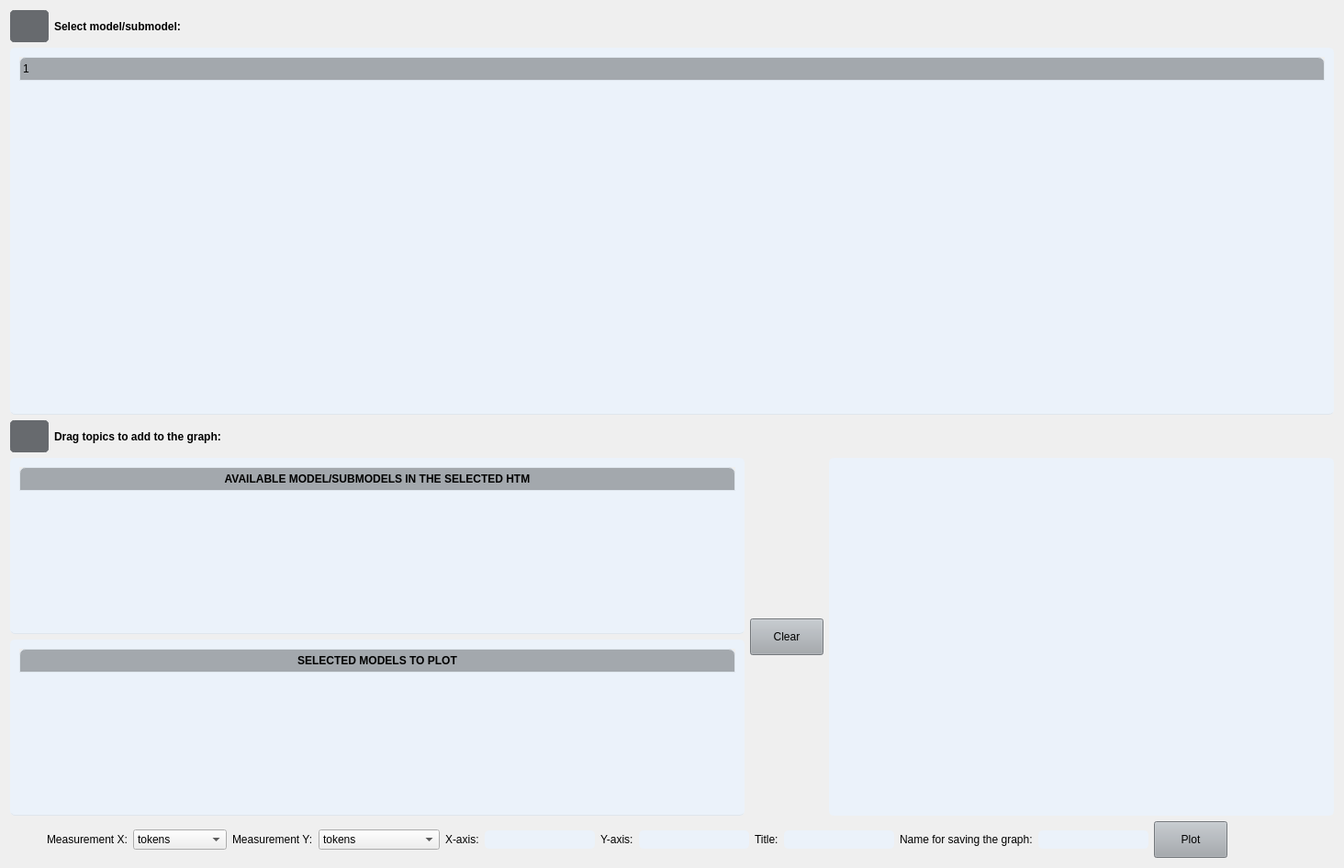
                  <widget class="QWidget" name="tabsPage8">
                   <layout class="QVBoxLayout" name="verticalLayout_41">
                    <item>
                     <layout class="QVBoxLayout" name="verticalLayout_40">
                      <item>
                       <layout class="QHBoxLayout" name="horizontalLayout_17">
                        <item>
                         <widget class="QPushButton" name="infoButtonSelectModelDiagnostic">
                          <property name="sizePolicy">
                           <sizepolicy hsizetype="Fixed" vsizetype="Fixed">
                            <horstretch>0</horstretch>
                            <verstretch>0</verstretch>
                           </sizepolicy>
                          </property>
                          <property name="minimumSize">
                           <size>
                            <width>35</width>
                            <height>35</height>
                           </size>
                          </property>
                          <property name="styleSheet">
                           <string notr="true">QPushButton {
	border: 5px solid #676A6E;
	border-radius: 5px;	
	background-color: #676A6E;
}
QPushButton:hover {
	background-color: #676A6E;
	border: 2px solid #676A6E;
}
QPushButton:pressed {	
	background-color: #676A6E;
	border: 2px solid #676A6E;
}</string>
                          </property>
                          <property name="text">
                           <string/>
                          </property>
                         </widget>
                        </item>
                        <item>
                         <widget class="QLabel" name="labelSelectModelToShow_4">
                          <property name="font">
                           <font>
                            <weight>75</weight>
                            <bold>true</bold>
                           </font>
                          </property>
                          <property name="text">
                           <string>Select model/submodel:</string>
                          </property>
                         </widget>
                        </item>
                       </layout>
                      </item>
                      <item>
                       <widget class="QTreeWidget" name="treeWidgetSelectModelToDiagnostic">
                        <property name="sizePolicy">
                         <sizepolicy hsizetype="Expanding" vsizetype="Fixed">
                          <horstretch>0</horstretch>
                          <verstretch>0</verstretch>
                         </sizepolicy>
                        </property>
                        <property name="minimumSize">
                         <size>
                          <width>0</width>
                          <height>400</height>
                         </size>
                        </property>
                        <property name="maximumSize">
                         <size>
                          <width>16777215</width>
                          <height>400</height>
                         </size>
                        </property>
                        <property name="styleSheet">
                         <string notr="true">QTreeWidget {	
	background-color: #EBF2FA;
	padding: 10px;
	border-radius: 5px;
	gridline-color: #DFE6ED;
	border-bottom: 1px solid #DFE6ED;
}
QTreeWidget::item{
	border-color: #DFE6ED;
	padding-left: 5px;
	padding-right: 5px;
	gridline-color: #DFE6ED;
}
QTreeWidget::item:selected{
	background-color: #C7CDDA;
}
QScrollBar:horizontal {
    border: none;
    background: #A3A8AD;
    height: 14px;
    margin: 0px 21px 0 21px;
	border-radius: 0px;
}
 QScrollBar:vertical {
	border: none;
    background: #A3A8AD;
    width: 14px;
    margin: 21px 0 21px 0;
	border-radius: 0px;
 }
QHeaderView::section{
	Background-color: #A3A8AD;
	max-width: 30px;
	border: 1px solid #A3A8AD;
	border-style: none;
    border-bottom: 1px solid #DFE6ED;
    border-right: 1px solid #DFE6ED;
}
QTreeWidget::horizontalHeader {	
	background-color: #A3A8AD;
}
QHeaderView::section:horizontal
{
    border: 1px solid #DFE6ED;
	background-color: #A3A8AD;
	padding: 3px;
	border-top-left-radius: 7px;
    border-top-right-radius: 7px;
}
QHeaderView::section:vertical
{
    border: 1px solid #A3A8AD;
}</string>
                        </property>
                        <column>
                         <property name="text">
                          <string/>
                         </property>
                        </column>
                       </widget>
                      </item>
                     </layout>
                    </item>
                    <item>
                     <layout class="QHBoxLayout" name="horizontalLayout_20">
                      <item>
                       <widget class="QPushButton" name="infoButtonDragTopicDiagnostic">
                        <property name="sizePolicy">
                         <sizepolicy hsizetype="Fixed" vsizetype="Fixed">
                          <horstretch>0</horstretch>
                          <verstretch>0</verstretch>
                         </sizepolicy>
                        </property>
                        <property name="minimumSize">
                         <size>
                          <width>35</width>
                          <height>35</height>
                         </size>
                        </property>
                        <property name="styleSheet">
                         <string notr="true">QPushButton {
	border: 5px solid #676A6E;
	border-radius: 5px;	
	background-color: #676A6E;
}
QPushButton:hover {
	background-color: #676A6E;
	border: 2px solid #676A6E;
}
QPushButton:pressed {	
	background-color: #676A6E;
	border: 2px solid #676A6E;
}</string>
                        </property>
                        <property name="text">
                         <string/>
                        </property>
                       </widget>
                      </item>
                      <item>
                       <widget class="QLabel" name="labelSelectModelToShow_8">
                        <property name="font">
                         <font>
                          <weight>75</weight>
                          <bold>true</bold>
                         </font>
                        </property>
                        <property name="text">
                         <string>Drag topics to add to the graph:</string>
                        </property>
                       </widget>
                      </item>
                     </layout>
                    </item>
                    <item>
                     <layout class="QHBoxLayout" name="horizontalLayout_21">
                      <item>
                       <layout class="QVBoxLayout" name="verticalLayout_39">
                        <item>
                         <widget class="QTableWidget" name="tableDragFrom">
                          <property name="sizePolicy">
                           <sizepolicy hsizetype="Preferred" vsizetype="Expanding">
                            <horstretch>0</horstretch>
                            <verstretch>0</verstretch>
                           </sizepolicy>
                          </property>
                          <property name="minimumSize">
                           <size>
                            <width>800</width>
                            <height>0</height>
                           </size>
                          </property>
                          <property name="maximumSize">
                           <size>
                            <width>1800</width>
                            <height>16777215</height>
                           </size>
                          </property>
                          <property name="styleSheet">
                           <string notr="true">QTableWidget {	
	background-color: rgb(235, 242, 250);
	padding: 10px;
	border-radius: 5px;
	gridline-color: #DFE6ED;
	border-bottom: 1px solid #DFE6ED;
}
QTableWidget::item{
	border-color: #DFE6ED;
	padding-left: 5px;
	padding-right: 5px;
	gridline-color: #DFE6ED;
}
QTableWidget::item:selected{
	background-color: #C7CDDA;
}
QScrollBar:horizontal {
    border: none;
    background: #A3A8AD;
    height: 14px;
    margin: 0px 21px 0 21px;
	border-radius: 0px;
}
 QScrollBar:vertical {
	border: none;
    background: #A3A8AD;
    width: 14px;
    margin: 21px 0 21px 0;
	border-radius: 0px;
 }
QHeaderView::section{
	Background-color: #A3A8AD;
	max-width: 30px;
	border: 1px solid #A3A8AD;
	border-style: none;
    border-bottom: 1px solid #DFE6ED;
    border-right: 1px solid #DFE6ED;
}
QTableWidget::horizontalHeader {	
	background-color: #A3A8AD;
}
QHeaderView::section:horizontal
{
    border: 1px solid #DFE6ED;
	background-color: #A3A8AD;
	padding: 3px;
	border-top-left-radius: 7px;
    border-top-right-radius: 7px;
}
QHeaderView::section:vertical
{
    border: 1px solid #A3A8AD;
}
</string>
                          </property>
                          <property name="editTriggers">
                           <set>QAbstractItemView::NoEditTriggers</set>
                          </property>
                          <property name="dragEnabled">
                           <bool>true</bool>
                          </property>
                          <property name="dragDropMode">
                           <enum>QAbstractItemView::DragOnly</enum>
                          </property>
                          <attribute name="horizontalHeaderMinimumSectionSize">
                           <number>200</number>
                          </attribute>
                          <attribute name="horizontalHeaderDefaultSectionSize">
                           <number>400</number>
                          </attribute>
                          <attribute name="horizontalHeaderStretchLastSection">
                           <bool>true</bool>
                          </attribute>
                          <attribute name="verticalHeaderVisible">
                           <bool>false</bool>
                          </attribute>
                          <attribute name="verticalHeaderStretchLastSection">
                           <bool>false</bool>
                          </attribute>
                          <column>
                           <property name="text">
                            <string>AVAILABLE MODEL/SUBMODELS IN THE SELECTED HTM</string>
                           </property>
                           <property name="font">
                            <font>
                             <weight>75</weight>
                             <bold>true</bold>
                            </font>
                           </property>
                          </column>
                         </widget>
                        </item>
                        <item>
                         <widget class="QTableWidget" name="tableDragTo">
                          <property name="sizePolicy">
                           <sizepolicy hsizetype="Preferred" vsizetype="Expanding">
                            <horstretch>0</horstretch>
                            <verstretch>0</verstretch>
                           </sizepolicy>
                          </property>
                          <property name="minimumSize">
                           <size>
                            <width>800</width>
                            <height>0</height>
                           </size>
                          </property>
                          <property name="maximumSize">
                           <size>
                            <width>1800</width>
                            <height>16777215</height>
                           </size>
                          </property>
                          <property name="styleSheet">
                           <string notr="true">QTableWidget {	
	background-color: rgb(235, 242, 250);
	padding: 10px;
	border-radius: 5px;
	gridline-color: #DFE6ED;
	border-bottom: 1px solid #DFE6ED;
}
QTableWidget::item{
	border-color: #DFE6ED;
	padding-left: 5px;
	padding-right: 5px;
	gridline-color: #DFE6ED;
}
QTableWidget::item:selected{
	background-color: #C7CDDA;
}
QScrollBar:horizontal {
    border: none;
    background: #A3A8AD;
    height: 14px;
    margin: 0px 21px 0 21px;
	border-radius: 0px;
}
 QScrollBar:vertical {
	border: none;
    background: #A3A8AD;
    width: 14px;
    margin: 21px 0 21px 0;
	border-radius: 0px;
 }
QHeaderView::section{
	Background-color: #A3A8AD;
	max-width: 30px;
	border: 1px solid #A3A8AD;
	border-style: none;
    border-bottom: 1px solid #DFE6ED;
    border-right: 1px solid #DFE6ED;
}
QTableWidget::horizontalHeader {	
	background-color: #A3A8AD;
}
QHeaderView::section:horizontal
{
    border: 1px solid #DFE6ED;
	background-color: #A3A8AD;
	padding: 3px;
	border-top-left-radius: 7px;
    border-top-right-radius: 7px;
}
QHeaderView::section:vertical
{
    border: 1px solid #A3A8AD;
}
</string>
                          </property>
                          <property name="editTriggers">
                           <set>QAbstractItemView::NoEditTriggers</set>
                          </property>
                          <property name="dragEnabled">
                           <bool>true</bool>
                          </property>
                          <property name="dragDropMode">
                           <enum>QAbstractItemView::DragDrop</enum>
                          </property>
                          <attribute name="horizontalHeaderCascadingSectionResizes">
                           <bool>false</bool>
                          </attribute>
                          <attribute name="horizontalHeaderDefaultSectionSize">
                           <number>150</number>
                          </attribute>
                          <attribute name="horizontalHeaderStretchLastSection">
                           <bool>true</bool>
                          </attribute>
                          <attribute name="verticalHeaderVisible">
                           <bool>false</bool>
                          </attribute>
                          <column>
                           <property name="text">
                            <string>SELECTED MODELS TO PLOT</string>
                           </property>
                           <property name="font">
                            <font>
                             <weight>75</weight>
                             <bold>true</bold>
                            </font>
                           </property>
                          </column>
                         </widget>
                        </item>
                       </layout>
                      </item>
                      <item>
                       <widget class="QPushButton" name="pushButtonClearDiagnostics">
                        <property name="sizePolicy">
                         <sizepolicy hsizetype="Fixed" vsizetype="Fixed">
                          <horstretch>0</horstretch>
                          <verstretch>0</verstretch>
                         </sizepolicy>
                        </property>
                        <property name="minimumSize">
                         <size>
                          <width>70</width>
                          <height>40</height>
                         </size>
                        </property>
                        <property name="styleSheet">
                         <string notr="true">QPushButton {
	background-color: #A3A8AD;
}
QPushButton:hover {
	background-color: #A3A8AD;
}
QPushButton:pressed {	
	background-color: #A3A8AD;
}</string>
                        </property>
                        <property name="text">
                         <string>Clear</string>
                        </property>
                       </widget>
                      </item>
                      <item>
                       <widget class="QWidget" name="plotPylavis_4" native="true">
                        <property name="sizePolicy">
                         <sizepolicy hsizetype="Preferred" vsizetype="Preferred">
                          <horstretch>0</horstretch>
                          <verstretch>0</verstretch>
                         </sizepolicy>
                        </property>
                        <property name="minimumSize">
                         <size>
                          <width>550</width>
                          <height>200</height>
                         </size>
                        </property>
                        <property name="maximumSize">
                         <size>
                          <width>16777215</width>
                          <height>16777215</height>
                         </size>
                        </property>
                        <property name="styleSheet">
                         <string notr="true">QWidget {
	background-color: #EBF2FA;
	border-radius: 5px;
	padding: 10px;
}
QWidget:hover {
	border: 2px solid #A3A8AD;
}
QWidget:focus {
	border: 2px solid #A3A8AD;
}
</string>
                        </property>
                        <layout class="QVBoxLayout" name="verticalLayout_42">
                         <item>
                          <layout class="QVBoxLayout" name="layoutPlot_5"/>
                         </item>
                        </layout>
                       </widget>
                      </item>
                     </layout>
                    </item>
                    <item>
                     <layout class="QHBoxLayout" name="horizontalLayout_22">
                      <item>
                       <layout class="QHBoxLayout" name="horizontalLayout_25">
                        <item>
                         <spacer name="horizontalSpacer_12">
                          <property name="orientation">
                           <enum>Qt::Horizontal</enum>
                          </property>
                          <property name="sizeHint" stdset="0">
                           <size>
                            <width>40</width>
                            <height>20</height>
                           </size>
                          </property>
                         </spacer>
                        </item>
                        <item>
                         <widget class="QLabel" name="labelSelectModelToShow_10">
                          <property name="font">
                           <font>
                            <weight>50</weight>
                            <bold>false</bold>
                           </font>
                          </property>
                          <property name="text">
                           <string>Measurement X:</string>
                          </property>
                         </widget>
                        </item>
                        <item>
                         <widget class="QComboBox" name="comboBox2">
                          <property name="styleSheet">
                           <string notr="true">comboBox {
	background-color: #EBF2FA;
	border-radius: 5px;
	border: 2px solid #EBF2FA;
	padding-left: 10px;
}
comboBox:hover {
	border: 2px solid #A3A8AD;
}
comboBox:focus {
	border: 2px solid #A3A8AD;
}</string>
                          </property>
                          <item>
                           <property name="text">
                            <string>tokens</string>
                           </property>
                          </item>
                          <item>
                           <property name="text">
                            <string>topics</string>
                           </property>
                          </item>
                          <item>
                           <property name="text">
                            <string>model_name</string>
                           </property>
                          </item>
                         </widget>
                        </item>
                        <item>
                         <widget class="QLabel" name="labelSelectModelToShow_5">
                          <property name="font">
                           <font>
                            <weight>50</weight>
                            <bold>false</bold>
                           </font>
                          </property>
                          <property name="text">
                           <string>Measurement Y:</string>
                          </property>
                         </widget>
                        </item>
                        <item>
                         <widget class="QComboBox" name="comboBox">
                          <property name="styleSheet">
                           <string notr="true">comboBox {
	background-color: #EBF2FA;
	border-radius: 5px;
	border: 2px solid #EBF2FA;
	padding-left: 10px;
}
comboBox:hover {
	border: 2px solid #A3A8AD;
}
comboBox:focus {
	border: 2px solid #A3A8AD;
}</string>
                          </property>
                          <item>
                           <property name="text">
                            <string>tokens</string>
                           </property>
                          </item>
                          <item>
                           <property name="text">
                            <string>document_entropy</string>
                           </property>
                          </item>
                          <item>
                           <property name="text">
                            <string>word-length</string>
                           </property>
                          </item>
                          <item>
                           <property name="text">
                            <string>coherence</string>
                           </property>
                          </item>
                          <item>
                           <property name="text">
                            <string>uniform_dist</string>
                           </property>
                          </item>
                          <item>
                           <property name="text">
                            <string>corpus_dist</string>
                           </property>
                          </item>
                          <item>
                           <property name="text">
                            <string>eff_num_words</string>
                           </property>
                          </item>
                          <item>
                           <property name="text">
                            <string>token-doc-diff</string>
                           </property>
                          </item>
                          <item>
                           <property name="text">
                            <string>rank_1_docs</string>
                           </property>
                          </item>
                          <item>
                           <property name="text">
                            <string>allocation_ratio</string>
                           </property>
                          </item>
                          <item>
                           <property name="text">
                            <string>allocation_count</string>
                           </property>
                          </item>
                          <item>
                           <property name="text">
                            <string>exclusivity</string>
                           </property>
                          </item>
                         </widget>
                        </item>
                       </layout>
                      </item>
                      <item>
                       <layout class="QHBoxLayout" name="horizontalLayout_26">
                        <item>
                         <widget class="QLabel" name="labelSelectModelToShow_6">
                          <property name="font">
                           <font>
                            <weight>50</weight>
                            <bold>false</bold>
                           </font>
                          </property>
                          <property name="text">
                           <string>X-axis:</string>
                          </property>
                         </widget>
                        </item>
                        <item>
                         <widget class="QLineEdit" name="xaxis_name">
                          <property name="sizePolicy">
                           <sizepolicy hsizetype="Fixed" vsizetype="Fixed">
                            <horstretch>0</horstretch>
                            <verstretch>0</verstretch>
                           </sizepolicy>
                          </property>
                          <property name="minimumSize">
                           <size>
                            <width>15</width>
                            <height>0</height>
                           </size>
                          </property>
                          <property name="styleSheet">
                           <string notr="true">QLineEdit {
	background-color: #EBF2FA;
	border-radius: 5px;
	border: 2px solid #EBF2FA;
	padding-left: 10px;
}
QLineEdit:hover {
	border: 2px solid #A3A8AD;
}
QLineEdit:focus {
	border: 2px solid #A3A8AD;
}</string>
                          </property>
                          <property name="text">
                           <string/>
                          </property>
                         </widget>
                        </item>
                       </layout>
                      </item>
                      <item>
                       <layout class="QHBoxLayout" name="horizontalLayout_27">
                        <item>
                         <widget class="QLabel" name="labelSelectModelToShow_7">
                          <property name="font">
                           <font>
                            <weight>50</weight>
                            <bold>false</bold>
                           </font>
                          </property>
                          <property name="text">
                           <string>Y-axis:</string>
                          </property>
                         </widget>
                        </item>
                        <item>
                         <widget class="QLineEdit" name="yaxis_name">
                          <property name="sizePolicy">
                           <sizepolicy hsizetype="Fixed" vsizetype="Fixed">
                            <horstretch>0</horstretch>
                            <verstretch>0</verstretch>
                           </sizepolicy>
                          </property>
                          <property name="minimumSize">
                           <size>
                            <width>15</width>
                            <height>0</height>
                           </size>
                          </property>
                          <property name="styleSheet">
                           <string notr="true">QLineEdit {
	background-color: #EBF2FA;
	border-radius: 5px;
	border: 2px solid #EBF2FA;
	padding-left: 10px;
}
QLineEdit:hover {
	border: 2px solid #A3A8AD;
}
QLineEdit:focus {
	border: 2px solid #A3A8AD;
}</string>
                          </property>
                          <property name="text">
                           <string/>
                          </property>
                         </widget>
                        </item>
                       </layout>
                      </item>
                      <item>
                       <layout class="QHBoxLayout" name="horizontalLayout_28">
                        <item>
                         <widget class="QLabel" name="labelSelectModelToShow_9">
                          <property name="font">
                           <font>
                            <weight>50</weight>
                            <bold>false</bold>
                           </font>
                          </property>
                          <property name="text">
                           <string>Title:</string>
                          </property>
                         </widget>
                        </item>
                        <item>
                         <widget class="QLineEdit" name="title_name">
                          <property name="sizePolicy">
                           <sizepolicy hsizetype="Fixed" vsizetype="Fixed">
                            <horstretch>0</horstretch>
                            <verstretch>0</verstretch>
                           </sizepolicy>
                          </property>
                          <property name="minimumSize">
                           <size>
                            <width>15</width>
                            <height>0</height>
                           </size>
                          </property>
                          <property name="styleSheet">
                           <string notr="true">QLineEdit {
	background-color: #EBF2FA;
	border-radius: 5px;
	border: 2px solid #EBF2FA;
	padding-left: 10px;
}
QLineEdit:hover {
	border: 2px solid #A3A8AD;
}
QLineEdit:focus {
	border: 2px solid #A3A8AD;
}</string>
                          </property>
                          <property name="text">
                           <string/>
                          </property>
                         </widget>
                        </item>
                       </layout>
                      </item>
                      <item>
                       <layout class="QHBoxLayout" name="horizontalLayout_4">
                        <item>
                         <widget class="QLabel" name="labelSavePlot">
                          <property name="font">
                           <font>
                            <weight>50</weight>
                            <bold>false</bold>
                           </font>
                          </property>
                          <property name="text">
                           <string>Name for saving the graph:</string>
                          </property>
                         </widget>
                        </item>
                        <item>
                         <widget class="QLineEdit" name="name_save_plot">
                          <property name="sizePolicy">
                           <sizepolicy hsizetype="Fixed" vsizetype="Fixed">
                            <horstretch>0</horstretch>
                            <verstretch>0</verstretch>
                           </sizepolicy>
                          </property>
                          <property name="minimumSize">
                           <size>
                            <width>15</width>
                            <height>0</height>
                           </size>
                          </property>
                          <property name="styleSheet">
                           <string notr="true">QLineEdit {
	background-color: #EBF2FA;
	border-radius: 5px;
	border: 2px solid #EBF2FA;
	padding-left: 10px;
}
QLineEdit:hover {
	border: 2px solid #A3A8AD;
}
QLineEdit:focus {
	border: 2px solid #A3A8AD;
}</string>
                          </property>
                          <property name="text">
                           <string/>
                          </property>
                         </widget>
                        </item>
                       </layout>
                      </item>
                      <item>
                       <widget class="QPushButton" name="pushButtonPlotDiagnosisGraph">
                        <property name="sizePolicy">
                         <sizepolicy hsizetype="Fixed" vsizetype="Fixed">
                          <horstretch>0</horstretch>
                          <verstretch>0</verstretch>
                         </sizepolicy>
                        </property>
                        <property name="minimumSize">
                         <size>
                          <width>60</width>
                          <height>40</height>
                         </size>
                        </property>
                        <property name="styleSheet">
                         <string notr="true">QPushButton {
	background-color: #A3A8AD;
}
QPushButton:hover {
	background-color: #A3A8AD;
}
QPushButton:pressed {	
	background-color: #A3A8AD;
}</string>
                        </property>
                        <property name="text">
                         <string>Plot</string>
                        </property>
                       </widget>
                      </item>
                      <item>
                       <spacer name="horizontalSpacer_11">
                        <property name="orientation">
                         <enum>Qt::Horizontal</enum>
                        </property>
                        <property name="sizeHint" stdset="0">
                         <size>
                          <width>40</width>
                          <height>20</height>
                         </size>
                        </property>
                       </spacer>
                      </item>
                     </layout>
                    </item>
                   </layout>
                  </widget>
